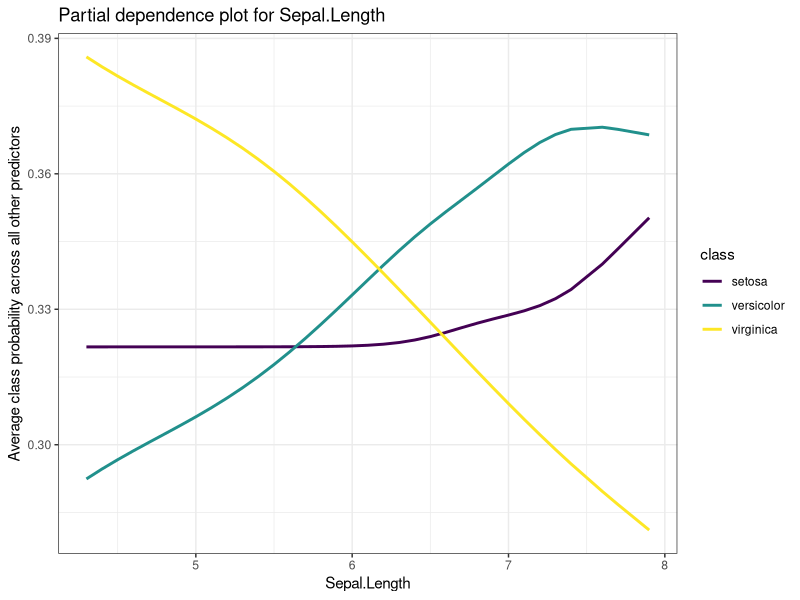
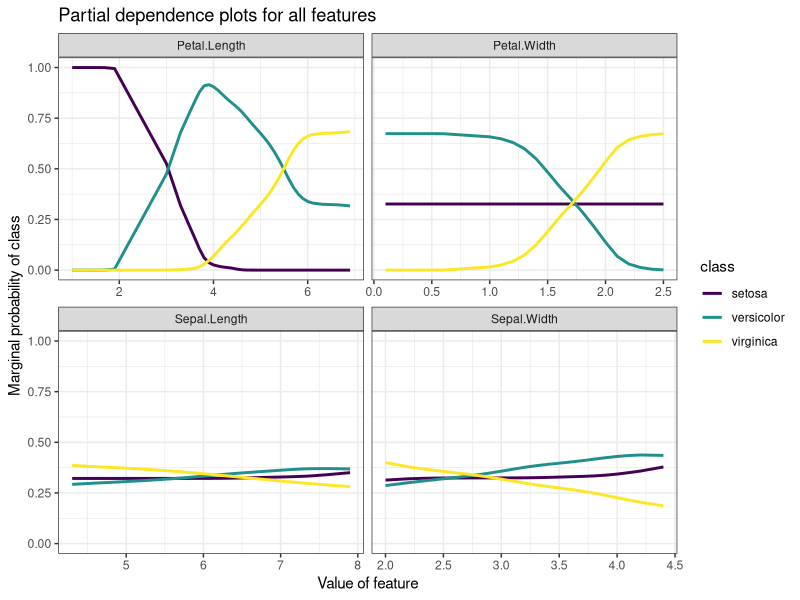

Write R code to recreate these figures, in order.
## ---- chunk 1
library(tidyverse)
library(skimr)

data <- as_tibble(iris)
glimpse(data)
## ---- chunk 2
library(nnet)

fit <- multinom(Species ~ ., data, trace = FALSE)
fit
## ---- chunk 3
var <- quo(Sepal.Length)
## ---- chunk 4
x_s <- select(data, !!var)   # grid where we want partial dependencies
x_c <- select(data, -!!var)  # other predictors
## ---- chunk 5
# if the training dataset is large, use a subsample of x_c instead
grid <- crossing(x_s, x_c)
## ---- chunk 6
library(broom)

augment.multinom <- function(object, newdata) {
  newdata <- as_tibble(newdata)
  class_probs <- predict(object, newdata, type = "prob")
  bind_cols(newdata, as_tibble(class_probs))
}

au <- augment(fit, grid)
au
## ---- chunk 7
pd <- au %>%
  gather(class, prob, setosa, versicolor, virginica) %>% 
  group_by(class, !!var) %>%
  summarize(marginal_prob = mean(prob))
pd
## ---- chunk 8
pd %>%
  ggplot(aes(!!var, marginal_prob, color = class)) +
  geom_line(size = 1) +
  labs(title = paste("Partial dependence plot for", quo_name(var)),
       y = "Average class probability across all other predictors",
       x = quo_name(var)) +
  theme_bw() +
  scale_color_viridis_d()
## ---- chunk 9
partial_dependence <- function(predictor) {
  
  var <- ensym(predictor)
  x_s <- select(data, !!var)
  x_c <- select(data, -!!var)
  grid <- crossing(x_s, x_c)

  augment(fit, grid) %>% 
    gather(class, prob, setosa, versicolor, virginica) %>% 
    group_by(class, !!var) %>%
    summarize(marginal_prob = mean(prob))
}

all_dependencies <- colnames(iris)[1:4] %>% 
  map_dfr(partial_dependence) %>% 
  gather(feature, feature_value, -class, -marginal_prob) %>% 
  na.omit()

all_dependencies
## ---- chunk 10
all_dependencies %>% 
  ggplot(aes(feature_value, marginal_prob, color = class)) +
  geom_line(size = 1) +
  facet_wrap(vars(feature), scales = "free_x") +
  scale_color_viridis_d() +
  labs(title = "Partial dependence plots for all features",
       y = "Marginal probability of class",
       x = "Value of feature") +
  theme_bw()
